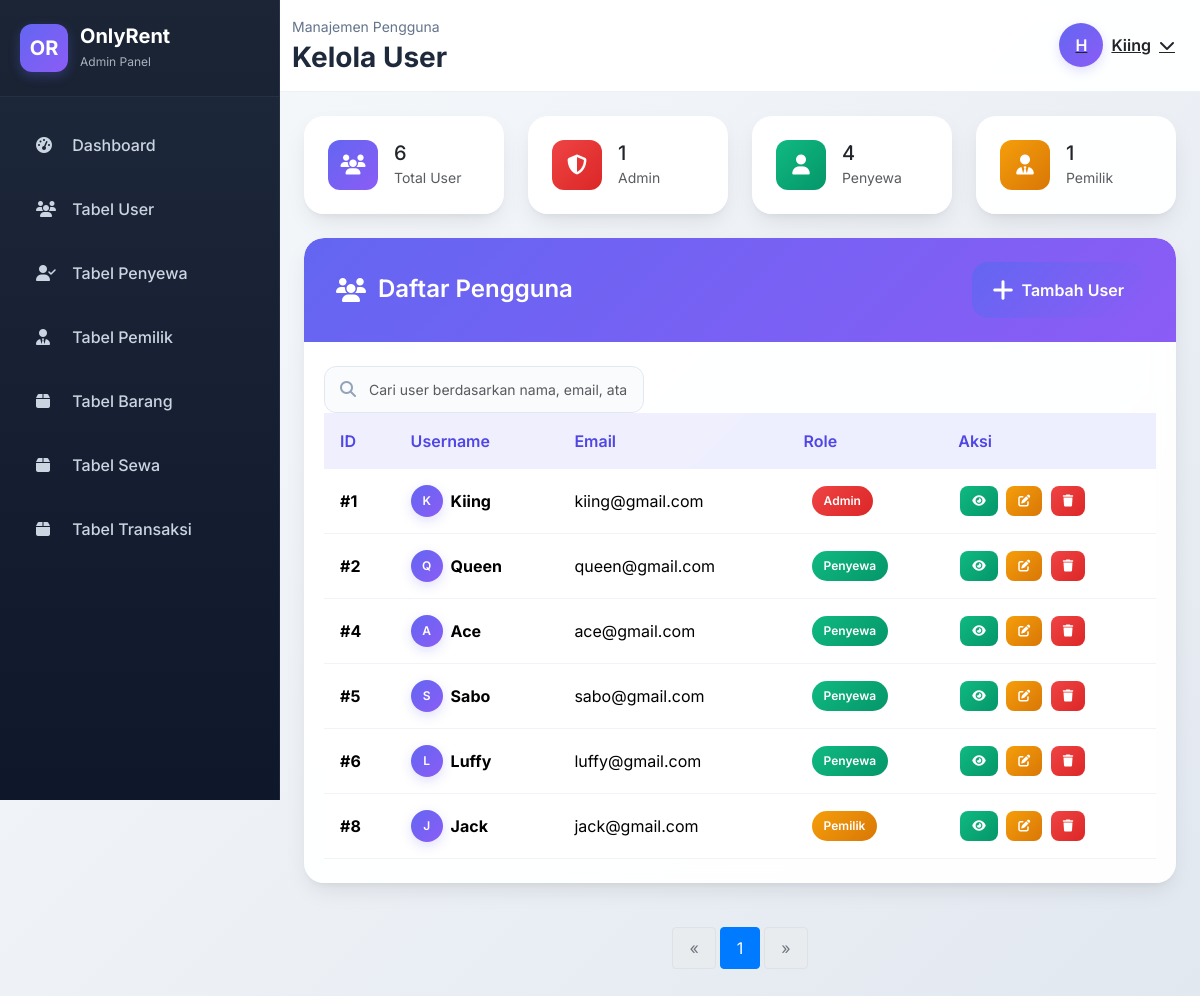
Page /views/admin/tabel_user.php (signed in) on the committed database.
### tables this page shows
CREATE TABLE `pengguna` (
  `id_pengguna` int(11) NOT NULL,
  `username` varchar(50) NOT NULL,
  `email` varchar(50) NOT NULL,
  `password` varchar(255) NOT NULL,
  `role` int(1) NOT NULL
);

### views/admin/tabel_user.php (the view, shortened to what this page needs)
<?php
    $conn = getDBConnection();
    $users = [];
    $total_users = 0;
    $admin_count = 0;
    $user_count = 0;
    $owner_count = 0;
    $total_query = "SELECT COUNT(*) as total FROM pengguna";
    $total_result = $conn->query($total_query);
    if ($total_result) {
        $total_row = $total_result->fetch_assoc();
        $total_users = $total_row['total'];
    }
    $per_page = 10;
    $total_pages = ceil($total_users / $per_page);
    $current_page = isset($_GET['page']) ? max(1, min($total_pages, (int)$_GET['page'])) : 1;
    $offset = ($current_page - 1) * $per_page;
    $query = "SELECT id_pengguna, username, email, role FROM pengguna LIMIT $per_page OFFSET $offset";
    $result = $conn->query($query);
    if ($result && $result->num_rows > 0) {
        while ($row = $result->fetch_assoc()) {
            $users[] = $row;
        }
    }
    $role_query = "SELECT role, COUNT(*) as count FROM pengguna GROUP BY role";
    $role_result = $conn->query($role_query);
    if ($role_result) {
        while ($row = $role_result->fetch_assoc()) {
            switch ($row['role']) {
                case 1: $admin_count = $row['count']; break;
                case 2: $user_count = $row['count']; break;
                case 3: $owner_count = $row['count']; break;
            }
        }
    }
?>
<!DOCTYPE html>
<html lang="id">
<head>
    <link href="https://cdn.jsdelivr.net/npm/bootstrap@5.3.3/dist/css/bootstrap.min.css" rel="stylesheet">
    <link href="https://cdnjs.cloudflare.com/ajax/libs/font-awesome/6.4.0/css/all.min.css" rel="stylesheet">
    <link href="https://cdn.datatables.net/1.13.6/css/dataTables.bootstrap5.min.css" rel="stylesheet">
    <link rel="stylesheet" href="../../assets/css/admin/index.css">
</head>
<body>
    <?php include('nav.php'); ?>
    <div class="main-content">
        <?php include('top_nav.php'); ?>
        <div class="content-wrapper">
            <div class="row mb-4 animate-fade-in">
                <div class="col-md-3">
                    <div class="card stats-card">
                        <div class="card-body d-flex align-items-center">
                            <div class="stats-icon stats-total me-3">
                                <i class="fas fa-users"></i>
                            </div>
                            <div>
                                <h5 class="mb-0"><?php echo $total_users; ?></h5>
                                <small class="text-muted">Total User</small>
                            </div>
                        </div>
                    </div>
                </div>
                <div class="col-md-3">
                    <div class="card stats-card">
                        <div class="card-body d-flex align-items-center">
                            <div class="stats-icon stats-admin me-3">
                                <i class="fas fa-shield-alt"></i>
                            </div>
                            <div>
                                <h5 class="mb-0"><?php echo $admin_count; ?></h5>
                                <small class="text-muted">Admin</small>
                            </div>
                        </div>
                    </div>
                </div>
                <div class="col-md-3">
                    <div class="card stats-card">
                        <div class="card-body d-flex align-items-center">
                            <div class="stats-icon stats-user me-3">
                                <i class="fas fa-user"></i>
                            </div>
                            <div>
                                <h5 class="mb-0"><?php echo $user_count; ?></h5>
                                <small class="text-muted">Penyewa</small>
                            </div>
                        </div>
                    </div>
                </div>
                <div class="col-md-3">
                    <div class="card stats-card">
                        <div class="card-body d-flex align-items-center">
                            <div class="stats-icon stats-owner me-3">
                                <i class="fas fa-user-tie"></i>
                            </div>
                            <div>
                                <h5 class="mb-0"><?php echo $owner_count; ?></h5>
                                <small class="text-muted">Pemilik</small>
                            </div>
                        </div>
                    </div>
                </div>
            </div>
            <div class="row animate-fade-in">
                <div class="col-12">
                    <div class="card table-card">
                        <div class="card-header d-flex justify-content-between align-items-center">
                            <h4>
                                <i class="fas fa-users"></i>
                                Daftar Pengguna
                            </h4>
                            <a href="tambah_user.php" class="btn-add">
                                <i class="fas fa-plus me-2"></i>
                                Tambah User
                            </a>
                        </div>
                        <div class="card-body">
                            <div class="search-box">
                                <i class="fas fa-search"></i>
                                <input type="text" class="form-control" id="searchInput" placeholder="Cari user berdasarkan nama, email, atau role...">
                            </div>
                            <div class="table-responsive">
                                <table class="table" id="usersTable">
                                    <thead>
                                        <tr>
                                            <th>ID</th>
                                            <th>Username</th>
                                            <th>Email</th>
                                            <th>Role</th>
                                            <th>Aksi</th>
                                        </tr>
                                    </thead>
                                    <tbody>
                                        <?php foreach ($users as $user): ?>
                                        <tr>
                                            <td><strong>#<?php echo $user['id_pengguna']; ?></strong></td>
                                            <td>
                                                <div class="d-flex align-items-center">
                                                    <div class="user-avatar me-2" style="width: 32px; height: 32px; font-size: 12px;">
                                                        <?php echo strtoupper(substr($user['username'], 0, 1)); ?>
                                                    </div>
                                                    <strong><?php echo htmlspecialchars($user['username']); ?></strong>
                                                </div>
                                            </td>
                                            <td><?php echo htmlspecialchars($user['email']); ?></td>
                                            <td>
                                                <?php
                                                $roleClass = '';
                                                $roleText = '';
                                                switch($user['role']) {
                                                    case 1:
                                                        $roleClass = 'role-admin';
                                                        $roleText = 'Admin';
                                                        break;
                                                    case 2:
                                                        $roleClass = 'role-user';
                                                        $roleText = 'Penyewa';
                                                        break;
                                                    case 3:
                                                        $roleClass = 'role-owner';
                                                        $roleText = 'Pemilik';
                                                        break;
                                                }
                                                ?>
                                                <span class="role-badge <?php echo $roleClass; ?>">
                                                    <?php echo $roleText; ?>
                                                </span>
                                            </td>
                                            <td>
                                                <button class="btn btn-action btn-view" title="Lihat Detail" onclick="viewUser(<?php echo $user['id_pengguna']; ?>)">
                                                    <i class="fas fa-eye"></i>
                                                </button>
                                                <button class="btn btn-action btn-edit" title="Edit User" onclick="window.location.href='edit_user.php?id=<?php echo $user['id_pengguna']; ?>'">
                                                    <i class="fas fa-edit"></i>
                                                </button>
                                                <button class="btn btn-action btn-delete" title="Hapus User" onclick="confirmDelete(<?php echo $user['id_pengguna']; ?>, '<?php echo htmlspecialchars($user['username']); ?>')">
                                                    <i class="fas fa-trash"></i>
                                                </button>
                                            </td>
                                        </tr>
                                        <?php endforeach; ?>
                                    </tbody>
                                </table>
                            </div>
                        </div>
                    </div>
                </div>
            </div>
<div class="row mt-4">
    <div class="col-12">
        <nav aria-label="Page navigation">
            <ul class="pagination justify-content-center">
                <?php if ($current_page > 1): ?>
                    <li class="page-item">
                        <a class="page-link" href="?page=<?php echo $current_page - 1; ?>" aria-label="Previous">
                            <span aria-hidden="true">&laquo;</span>
                        </a>
                    </li>
                <?php else: ?>
                    <li class="page-item disabled">
                        <a class="page-link" href="#" tabindex="-1" aria-disabled="true">&laquo;</a>
                    </li>
                <?php endif; ?>
                <?php
                $start_page = max(1, $current_page - 2);
                $end_page = min($total_pages, $current_page + 2);
                for ($i = $start_page; $i <= $end_page; $i++): ?>
                    <li class="page-item <?php echo ($i == $current_page) ? 'active' : ''; ?>">
                        <a class="page-link" href="?page=<?php echo $i; ?>"><?php echo $i; ?></a>
                    </li>
                <?php endfor;
                ?>
                <?php if ($current_page < $total_pages): ?>
                    <li class="page-item">
                        <a class="page-link" href="?page=<?php echo $current_page + 1; ?>" aria-label="Next">
                            <span aria-hidden="true">&raquo;</span>
                        </a>
                    </li>
                <?php else: ?>
                    <li class="page-item disabled">
                        <a class="page-link" href="#" tabindex="-1" aria-disabled="true">&raquo;</a>
                    </li>
                <?php endif; ?>
            </ul>
        </nav>
    </div>
</div>
        </div>
    </div>
</body>
</html>

### rows in the picture
pengguna: id_pengguna "1", username "K", username "Kiing", email "kiing@gmail.com", role "Admin"
pengguna: id_pengguna "2", username "Q", username "Queen", email "queen@gmail.com", role "Penyewa"
pengguna: id_pengguna "4", username "A", username "Ace", email "ace@gmail.com", role "Penyewa"
pengguna: id_pengguna "5", username "S", username "Sabo", email "sabo@gmail.com", role "Penyewa"
pengguna: id_pengguna "6", username "L", username "Luffy", email "luffy@gmail.com", role "Penyewa"
pengguna: id_pengguna "8", username "J", username "Jack", email "jack@gmail.com", role "Pemilik"

### other values in the picture
$username "Kiing"
$total_users "6"
$admin_count "1"
$user_count "4"
$owner_count "1"
